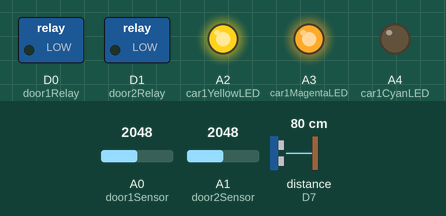
Bench run of a sketch on a simulated Particle Photon. Shown: switched loads named in the sketch (green lamp = pin HIGH), output pins drawn as LEDs (lit = HIGH). Wiring (inferred from the names in the program): ultrasonic range finder: trigger D6; echo D7. The inputs (shaded band) are chosen by the test bench; at power-on: distance to the obstacle (sensor on D7) 80 cm, A0 (door1Sensor) = 2048, A1 (door2Sensor) = 2048. The echo pulse lasts 58.3 µs per cm; pins used as bus, display or sensor lines are not drawn.

Above: at 1.2 s.
1.3 s: distance to the obstacle (sensor on D7) set to 2 cm
At 1.49 s:
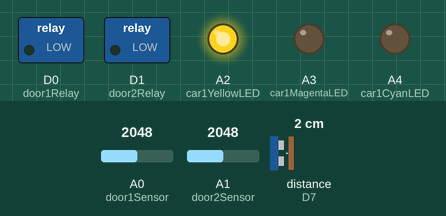
3.0 s: distance to the obstacle (sensor on D7) set to 100 cm
At 4.3 s:
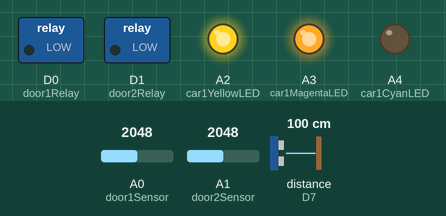
5.5 s: distance to the obstacle (sensor on D7) set to 109 cm
At 6.5 s:
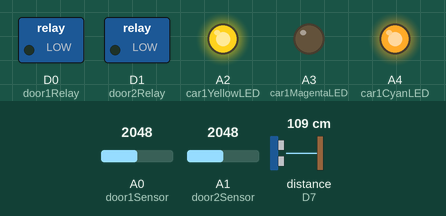
7.5 s: distance to the obstacle (sensor on D7) set to 4 cm
At 8.2 s:
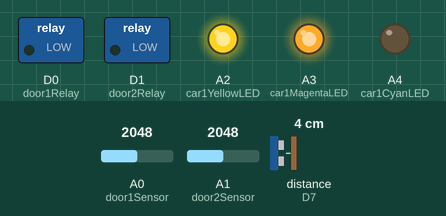
9.1 s: distance to the obstacle (sensor on D7) set to 120 cm
At 11.0 s:
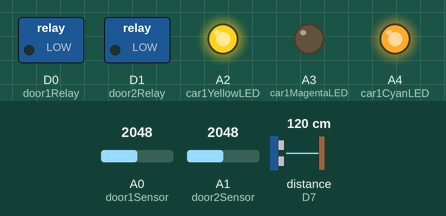
Timing chart, 0 to 12.5 s (numbered marks = the images above; inputs shaded):
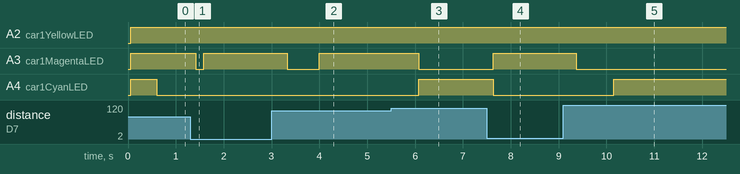

The sketch:

garageos.ino
```cpp
#include "Statistic.h"

// Photon Pins
int door1Relay = D0; // Small door
int door2Relay = D1; // Big Door

int door1Sensor = A0;
int door2Sensor = A1;

int car1YellowLED = A2;
int car1MagentaLED = A3;
int car1CyanLED = A4;

int car1SensorTrig = D6;
int car1SensorEcho = D7;

// Particle Cloud variables
int wifiStrength;

int door1Status = 0;
int door2Status = 0;

int door1LastOpenTime = 0;
int door2LastOpenTime = 0;
int door1OpenDuration = 0;
int door2OpenDuration = 0;

int car1ParkingStatus = 0;
int car2ParkingStatus = 0;

int car1Distance = 0;
int car2Distance = 0;

int const CAR_STATUS_NOTPARKED = 0;
int const CAR_STATUS_PARKED = 1;
int const CAR_STATUS_PARKEDCLOSE = 2;
int const CAR_STATUS_INVALID = -1;

int const DOOR_STATUS_CLOSED = 0;
int const DOOR_STATUS_OPEN = 1;

// Parking Sensor Smoothing
Statistic car1SensorStats;
int const MAX_PARKING_TICKS = 100;
int const MAX_STDEV = 10;
int const PARKING_SENSOR_DELAY_MS = 10;
static bool sensorInit = false;

// Door Sensor Analog Smoothing
Statistic door1SensorStats;
Statistic door2SensorStats;

int const MIN_DOOR_THRESHOLD = 250;
int const MAX_DOOR1_TICKS = 100;
int const MAX_DOOR2_TICKS = 100;

// Server health
bool needsPublish = true;
int lastPublish = 0;
int const MIN_PUBLISH_DELTA = 1000;
int const MAX_PUBLISH_DELTA = 60000;

STARTUP(WiFi.selectAntenna(ANT_EXTERNAL));

void setup()
{
    pinMode(door1Relay, OUTPUT);
    pinMode(door2Relay, OUTPUT);

    pinMode(car1YellowLED, OUTPUT);
    pinMode(car1MagentaLED, OUTPUT);
    pinMode(car1CyanLED, OUTPUT);

    Particle.variable("door1Status", &door1Status, INT);
    Particle.variable("door2Status", &door2Status, INT);
    Particle.variable("car1Distance", &car1Distance, INT);
    Particle.variable("car2Distance", &car2Distance, INT);
    Particle.variable("car1Status", &car1ParkingStatus, INT);
    Particle.variable("car2Status", &car2ParkingStatus, INT);
    Particle.variable("wifiStrength", &wifiStrength, INT);

    Particle.function("toggleDoor", toggleDoor);

    door1SensorStats.clear();
    door2SensorStats.clear();
    car1SensorStats.clear();

    digitalWrite(car1YellowLED, LOW);
    digitalWrite(car1MagentaLED, LOW);
    digitalWrite(car1CyanLED, LOW);
}

void loop()
{
    heartbeat();

    monitorCarStatusChange();
    monitorDoorStatusChange();

}

////////////////////////////////////
////////// PARKING STATUS //////////
////////////////////////////////////

void monitorCarStatusChange() {

  int tempParkingStatus = car1ParkingStatus;

  updateCarStatus();

  if (tempParkingStatus != car1ParkingStatus) {
      needsPublish  = true;
  }
}

bool updateCarStatus() {

    int car1DistanceRAW = measureInches(car1SensorTrig, car1SensorEcho, PARKING_SENSOR_DELAY_MS);

    car1SensorStats.add(car1DistanceRAW);

    updateCarStatusLED(getParkingStatusFromDistance(car1DistanceRAW));

   if (car1SensorStats.count() >= MAX_PARKING_TICKS) {
      if (car1SensorStats.pop_stdev() >= MAX_STDEV) {
          car1Distance = max(car1SensorStats.maximum(), 100);
      }
      else {
          car1Distance = (int) car1SensorStats.average();
      }

      car1ParkingStatus = getParkingStatusFromDistance(car1Distance);
      car1SensorStats.clear();
    }
}

int measureInches(pin_t trig_pin, pin_t echo_pin, uint32_t wait)
{
    uint32_t duration, inches, cm;
    if (!sensorInit) {
        pinMode(trig_pin, OUTPUT);
        digitalWriteFast(trig_pin, LOW);
        pinMode(echo_pin, INPUT);
        delay(50);
        sensorInit = true;
    }

    digitalWriteFast(trig_pin, HIGH);
    delayMicroseconds(wait);
    digitalWriteFast(trig_pin, LOW);

    duration = pulseIn(echo_pin, HIGH);

    inches = duration / 74 / 2;
    cm = duration / 29 / 2;

    return inches;
}

int getParkingStatusFromDistance(int distance) {

    int parkingStatus = CAR_STATUS_INVALID;

   if (car1Distance > 60) {
       parkingStatus = CAR_STATUS_NOTPARKED;
    } else if (car1Distance > 40) {
       parkingStatus = CAR_STATUS_PARKED;
    } else if (car1Distance <= 40) {
        parkingStatus = CAR_STATUS_PARKEDCLOSE;
    }

    return parkingStatus;
}

void updateCarStatusLED(int carStatus) {

    // Only reflect LED parking status when the door is open
    if (door2Status == DOOR_STATUS_CLOSED) {
        digitalWrite(car1YellowLED, HIGH);
        digitalWrite(car1MagentaLED, HIGH);
        digitalWrite(car1CyanLED, HIGH);
    } else {
        switch (carStatus)
        {
          case CAR_STATUS_NOTPARKED:

            // YELLOW
            digitalWriteFast(car1YellowLED, HIGH);
            digitalWriteFast(car1MagentaLED, LOW);
            digitalWriteFast(car1CyanLED, LOW);
            break;

          case CAR_STATUS_PARKED:

            // GREEN
            digitalWriteFast(car1YellowLED, HIGH);
            digitalWriteFast(car1MagentaLED, LOW);
            digitalWriteFast(car1CyanLED, HIGH);
            break;

          case CAR_STATUS_PARKEDCLOSE:

            // RED
            digitalWriteFast(car1YellowLED, HIGH);
            digitalWriteFast(car1MagentaLED, HIGH);
            digitalWriteFast(car1CyanLED, LOW);
            break;

          default:

            // WHITE
            digitalWrite(car1YellowLED, LOW);
            digitalWrite(car1MagentaLED, LOW);
            digitalWrite(car1CyanLED, LOW);
        }
    }

}

////////////////////////////////////
/////////// DOOR STATUS ////////////
////////////////////////////////////

void monitorDoorStatusChange() {

    int tempDoor1Status = door1Status;
    int tempDoor2Status = door2Status;

    updateDoorStatus();


    if (tempDoor1Status != door1Status) {
        needsPublish = true;

        door1LastOpenTime = (door1Status == DOOR_STATUS_OPEN) ? millis() : 0;
        //publish("door-status-change/door1", door1Status);
    }

    if (tempDoor2Status != door2Status) {
        needsPublish = true;

        door2LastOpenTime = (door2Status == DOOR_STATUS_OPEN) ? millis() : 0;

       // publish("door-status-change/door2", door2Status);
    }

     updateOpenDuration();
}

void updateDoorStatus()
{
    // Update Door 1 Status
    int door1SensorRaw = analogRead(door1Sensor);
    door1SensorStats.add(door1SensorRaw);

    if (door1SensorStats.count() > MAX_DOOR1_TICKS) {
        int door1SensorValue = door1SensorStats.average();

        door1Status = door1SensorValue > MIN_DOOR_THRESHOLD ? DOOR_STATUS_OPEN : DOOR_STATUS_CLOSED;

        door1SensorStats.clear();
    }


    // Update Door 2 Status
    int door2SensorRaw = analogRead(door2Sensor);
    door2SensorStats.add(door2SensorRaw);

    if (door2SensorStats.count() > MAX_DOOR2_TICKS) {
        int door2SensorValue = door2SensorStats.average();

        door2Status = door2SensorValue > MIN_DOOR_THRESHOLD ? DOOR_STATUS_OPEN : DOOR_STATUS_CLOSED;

        door2SensorStats.clear();
    }
}

void updateOpenDuration() {
    door1OpenDuration = (door1Status == DOOR_STATUS_OPEN) ? millis() - door1LastOpenTime : 0;
    door2OpenDuration = (door2Status == DOOR_STATUS_OPEN) ? millis() - door2LastOpenTime : 0;
}

void heartbeat()
{
    unsigned long now = millis();
    int publishDelta = now - lastPublish;

    if (publishDelta > MAX_PUBLISH_DELTA || (publishDelta > MIN_PUBLISH_DELTA && needsPublish )) {
        wifiStrength = WiFi.RSSI();

        String publishString = String::format("{\"uptime\":\"%d\",\"wifiStrength\":%d,\"car1Distance\":%d,\"car1ParkingStatus\":%d,\"door1Status\":%d,\"door2Status\":%d,\"door1OpenDuration\":%d,\"door2OpenDuration\":%d}",now,wifiStrength,car1Distance,car1ParkingStatus,door1Status,door2Status,door1OpenDuration, door2OpenDuration);
        publish("heartbeat", publishString);
    }
}

void publish(String eventName, int message) {
    publish(eventName, String(message)); //.c_str()
}

void publish(String eventName, String message) {
     Particle.publish(eventName, message);
     lastPublish = millis();
     needsPublish = false;
}

int toggleDoor(String command)
{
  int doorNumber = command.charAt(1) - '0';

  if (doorNumber < 1 || doorNumber > 2) return -1;

  publish("door", command);

  digitalWrite(doorNumber-1, 1);
  delay(500);
  digitalWrite(doorNumber-1, 0);

  return 1;
}

int requestUpdate(String command)
{
  needsPublish = true;
  return 1;
}
```

statistic.cpp
```cpp
//
//    FILE: Statistic.cpp
//  AUTHOR: Rob dot Tillaart at gmail dot com
//          modified at 0.3 by Gil Ross at physics dot org
// VERSION: 0.3.3
// PURPOSE: Recursive statistical library for Arduino
//
// NOTE: 2011-01-07 Gill Ross
// Rob Tillaart's Statistic library uses one-pass of the data (allowing
// each value to be discarded), but expands the Sum of Squares Differences to
// difference the Sum of Squares and the Average Squared. This is susceptible
// to bit length precision errors with the float type (only 5 or 6 digits
// absolute precision) so for long runs and high ratios of
// the average value to standard deviation the estimate of the
// standard error (deviation) becomes the difference of two large
// numbers and will tend to zero.
//
// For small numbers of iterations and small Average/SE th original code is
// likely to work fine.
// It should also be recognised that for very large samples, questions
// of stability of the sample assume greater importance than the
// correctness of the asymptotic estimators.
//
// This recursive algorithm, which takes slightly more computation per
// iteration is numerically stable.
// It updates the number, mean, max, min and SumOfSquaresDiff each step to
// deliver max min average, population standard error (standard deviation) and
// unbiassed SE.
// -------------
//
// HISTORY:
// 0.1 - 2010-10-29 initial version
// 0.2 - 2010-10-29 stripped to minimal functionality
// 0.2.01 - 2010-10-30
//   added minimim, maximum, unbiased stdev,
//   changed counter to long -> int overflows @32K samples
// 0.3 - 2011-01-07
//   branched from 0.2.01 version of Rob Tillaart's code
// 0.3.1 - minor edits
// 0.3.2 - 2012-11-10
//   minor edits
//   changed count -> unsigned long allows for 2^32 samples
//   added variance()
// 0.3.3 - 2015-03-07
//   float -> double to support ARM (compiles)
//   moved count() sum() min() max() to .h; for optimizing compiler
//
// Released to the public domain
//

#include "Statistic.h"

Statistic::Statistic()
{
    clear();
}

// resets all counters
void Statistic::clear()
{
    _cnt = 0;
    _sum = 0.0;
    _min = 0.0;
    _max = 0.0;
#ifdef STAT_USE_STDEV
    _ssqdif = 0.0;  // not _ssq but sum of square differences
    // which is SUM(from i = 1 to N) of
    // (f(i)-_ave_N)**2
#endif
}

// adds a new value to the data-set
void Statistic::add(double value)
{
    if (_cnt == 0)
    {
        _min = value;
        _max = value;
    } else {
        if (value < _min) _min = value;
        else if (value > _max) _max = value;
    }
    _sum += value;
    _cnt++;

#ifdef STAT_USE_STDEV
    if (_cnt > 1)
    {
        _store = (_sum / _cnt - value);
        _ssqdif = _ssqdif + _cnt * _store * _store / (_cnt-1);
    }
#endif
}

// returns the average of the data-set added sofar
double Statistic::average()
{
    if (_cnt == 0) return NAN; // original code returned 0
    return _sum / _cnt;
}

// Population standard deviation = s = sqrt [ S ( Xi - µ )2 / N ]
// http://www.suite101.com/content/how-is-standard-deviation-used-a99084
#ifdef STAT_USE_STDEV

double Statistic::variance()
{
    if (_cnt == 0) return NAN; // otherwise DIV0 error
    return _ssqdif / _cnt;
}

double Statistic::pop_stdev()
{
    if (_cnt == 0) return NAN; // otherwise DIV0 error
    return sqrt( _ssqdif / _cnt);
}

double Statistic::unbiased_stdev()
{
    if (_cnt < 2) return NAN; // otherwise DIV0 error
    return sqrt( _ssqdif / (_cnt - 1));
}

#endif
// END OF FILE
```

statistic.h
```cpp
#ifndef Statistic_h
#define Statistic_h
//
//    FILE: Statistic.h
//  AUTHOR: Rob dot Tillaart at gmail dot com
//          modified at 0.3 by Gil Ross at physics dot org
// VERSION: 0.3.3
// PURPOSE: Recursive Statistical library for Arduino
// HISTORY: See Statistic.cpp
//
// Released to the public domain
//

// the standard deviation increases the lib (<100 bytes)
// it can be in/excluded by un/commenting next line
#define STAT_USE_STDEV

#include <math.h>

#define STATISTIC_LIB_VERSION "0.3.3"

class Statistic
{
public:
    Statistic();
    void clear();
    void add(double);

    // returns the number of values added
    unsigned long count()   { return _cnt; }; // zero if empty
    double sum()            { return _sum; }; // zero if empty
    double minimum()        { return _min; }; // zero if empty
    double maximum()        { return _max; }; // zero if empty
    double average();

#ifdef STAT_USE_STDEV
    double variance();
    double pop_stdev();	    // population stdev
    double unbiased_stdev();
#endif

protected:
    unsigned long _cnt;
    double _store;           // store to minimise computation
    double _sum;
    double _min;
    double _max;
#ifdef STAT_USE_STDEV
    double _ssqdif;		    // sum of squares difference
#endif
};

#endif
// END OF FILE
```

Measured:
- the behaviour switches between 104 and 105 cm on distance to the obstacle (sensor on D7) (found by bisection; images 2 and 3)
- after the input at 1.3 s, A3 (car1MagentaLED): HIGH → LOW after 0.12 s, → HIGH 0.16 s later
- after the input at 3.0 s, A3 (car1MagentaLED): HIGH → LOW after 0.33 s, → HIGH 0.67 s later
- after the input at 5.5 s, A3 (car1MagentaLED): HIGH → LOW after 0.58 s; A4 (car1CyanLED): LOW → HIGH after 0.58 s
- after the input at 7.5 s, A3 (car1MagentaLED): LOW → HIGH after 0.13 s; A4 (car1CyanLED): HIGH → LOW after 0.13 s
- after the input at 9.1 s, A3 (car1MagentaLED): HIGH → LOW after 0.27 s; A4 (car1CyanLED): LOW → HIGH after 1.1 s
